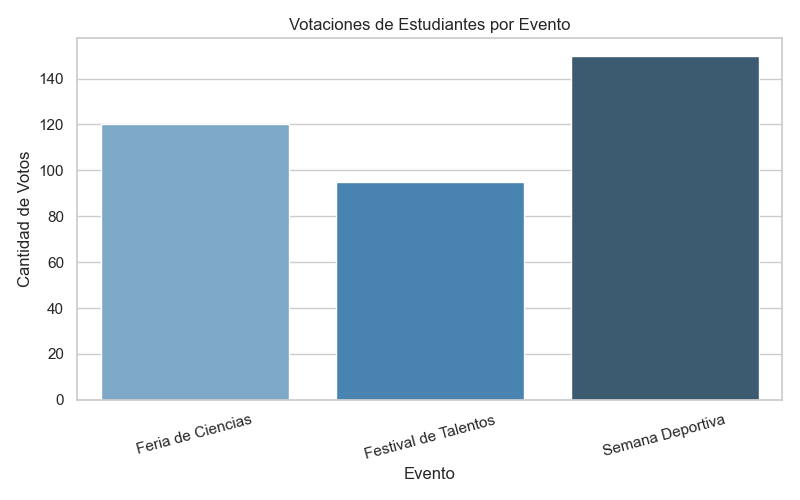

The script that saved this image:
from flask import Flask, send_file, jsonify
import pandas as pd
import seaborn as sns
import matplotlib.pyplot as plt
import os
from flask_cors import CORS

app = Flask(__name__)
CORS(app)

DATA = pd.DataFrame({
    "Evento": ["Feria de Ciencias", "Festival de Talentos", "Semana Deportiva"],
    "Votos": [120, 95, 150],
    "Asistencia": [200, 180, 220],
    "Satisfaccion": [4.5, 4.2, 4.8]  
})

def generar_grafico(column, title, ylabel, filename, palette):
    sns.set(style="whitegrid")
    plt.figure(figsize=(8, 5))
    ax = sns.barplot(x="Evento", y=column, data=DATA, palette=palette)
    ax.set_title(title)
    ax.set_ylabel(ylabel)
    plt.xticks(rotation=15)
    plt.tight_layout()
    path = os.path.join(os.getcwd(), filename)
    plt.savefig(path)
    plt.close()
    return path

@app.route("/grafico-eventos")
def grafico_votaciones():
    path = generar_grafico("Votos", "Votaciones por Evento", "Cantidad de Votos", "grafico_eventos.png", "Blues_d")
    return send_file(path, mimetype='image/png')

@app.route("/grafico-asistencia")
def grafico_asistencia():
    path = generar_grafico("Asistencia", "Asistencia por Evento", "Número de Asistentes", "grafico_asistencia.png", "Greens_d")
    return send_file(path, mimetype='image/png')

@app.route("/grafico-satisfaccion")
def grafico_satisfaccion():
    path = generar_grafico("Satisfaccion", "Satisfacción Estudiantil por Evento", "Puntaje de Satisfacción", "grafico_satisfaccion.png", "Purples_d")
    return send_file(path, mimetype='image/png')

if __name__ == "__main__":
    app.run(port=5000, debug=True)
